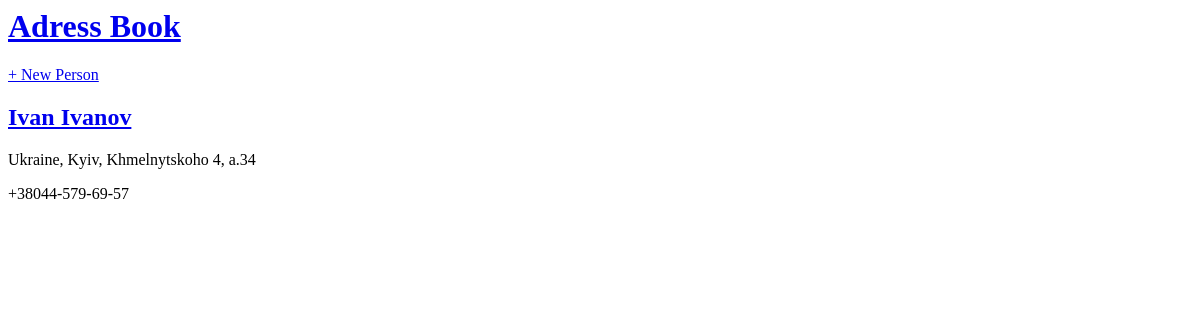
Before: / with the older database file.
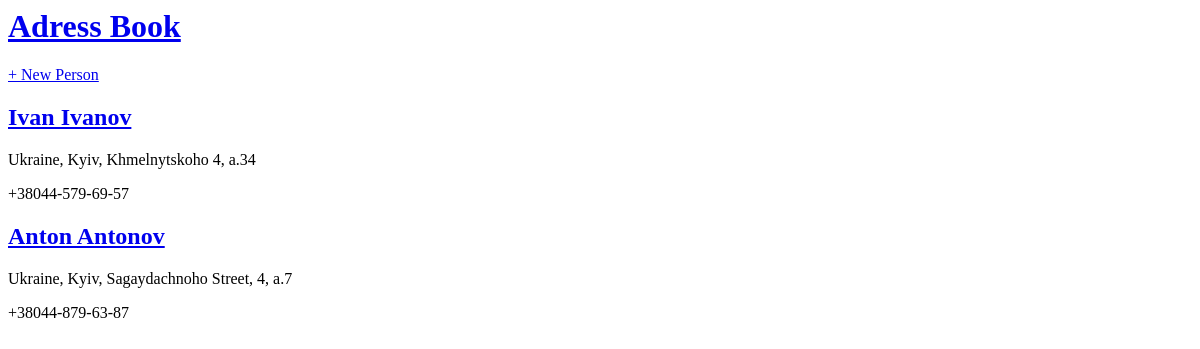
After: the same page with the newer database file.
### book/models.py (models this page shows, shortened)
class Person(models.Model):
    name_surname = models.CharField(max_length=200)
    adress = models.TextField()
    phone = models.CharField(max_length=20)

### book/views.py (the view)
# urls.py: path('', PersonListView.as_view(), name='home'),
class PersonListView(ListView):
    model = Person
    template_name = 'home.html'

### templates/home.html
{% extends 'base.html' %}
{% block content %}
    {% for post in object_list %}
        <div class="post-entry">
            <h2><a href="{% url 'person_detail' post.pk %}">{{ post.name_surname }}</a></h2>
            <p>{{ post.adress }}</p>
            <p>{{ post.phone }}</p>
        </div>
    {% endfor %}
{% endblock content %}

### templates/base.html (shortened to what this page needs)
{% load static %}
<html>
    <head>
    </head>
    <body>
        <div>
            <header>
                <div class="nav-left">
                    <h1><a href="{% url 'home' %}">Adress Book</a></h1>
                </div>
                <div class="nav-right">
                    <a href="{% url 'person_new' %}">+ New Person</a>
                </div>
            </header>
            {% block content %}
            {% endblock content %}
        </div>
    </body>
</html>

Changed rows visible on the page:
added Person: name_surname "Anton Antonov", adress "Ukraine, Kyiv, Sagaydachnoho Street, 4, a.7", phone "+38044-879-63-87"
